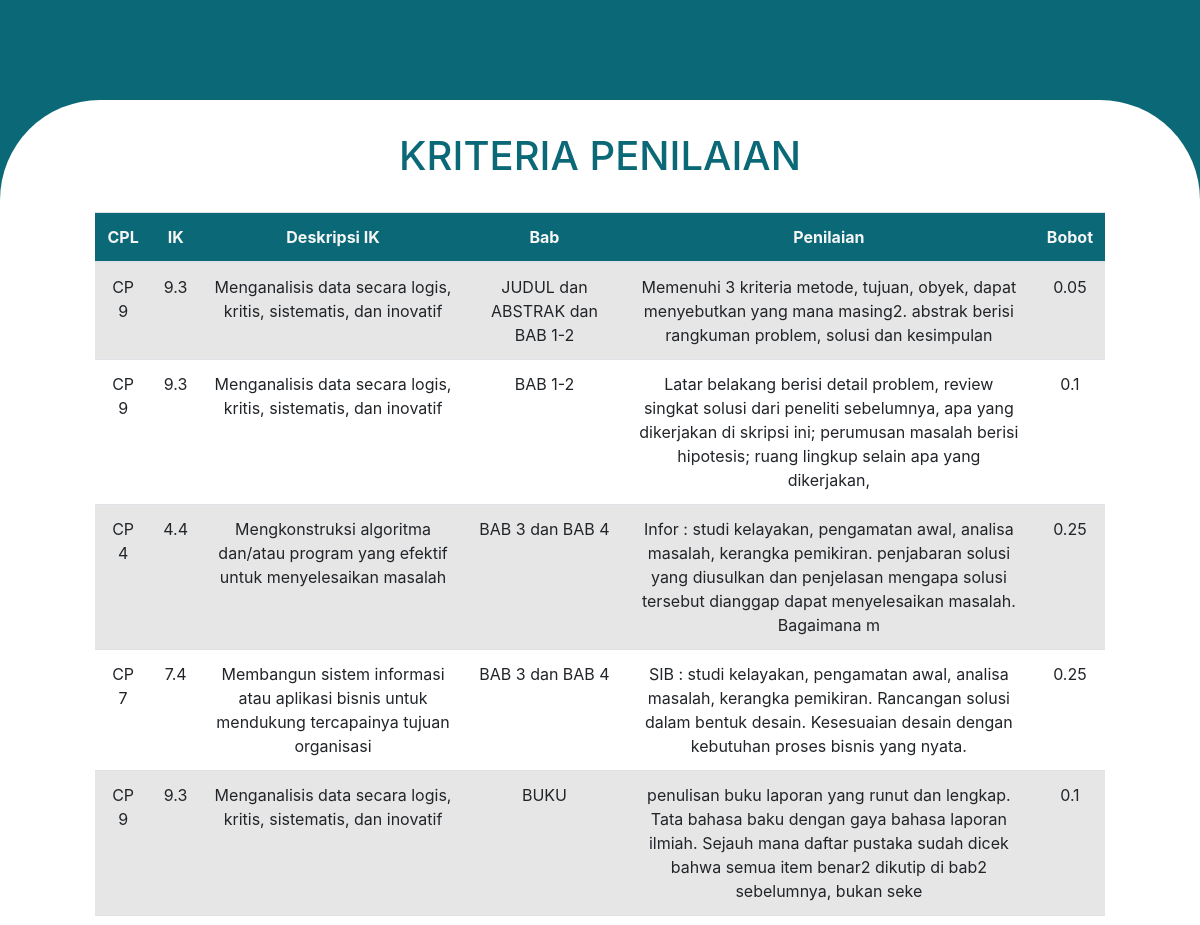
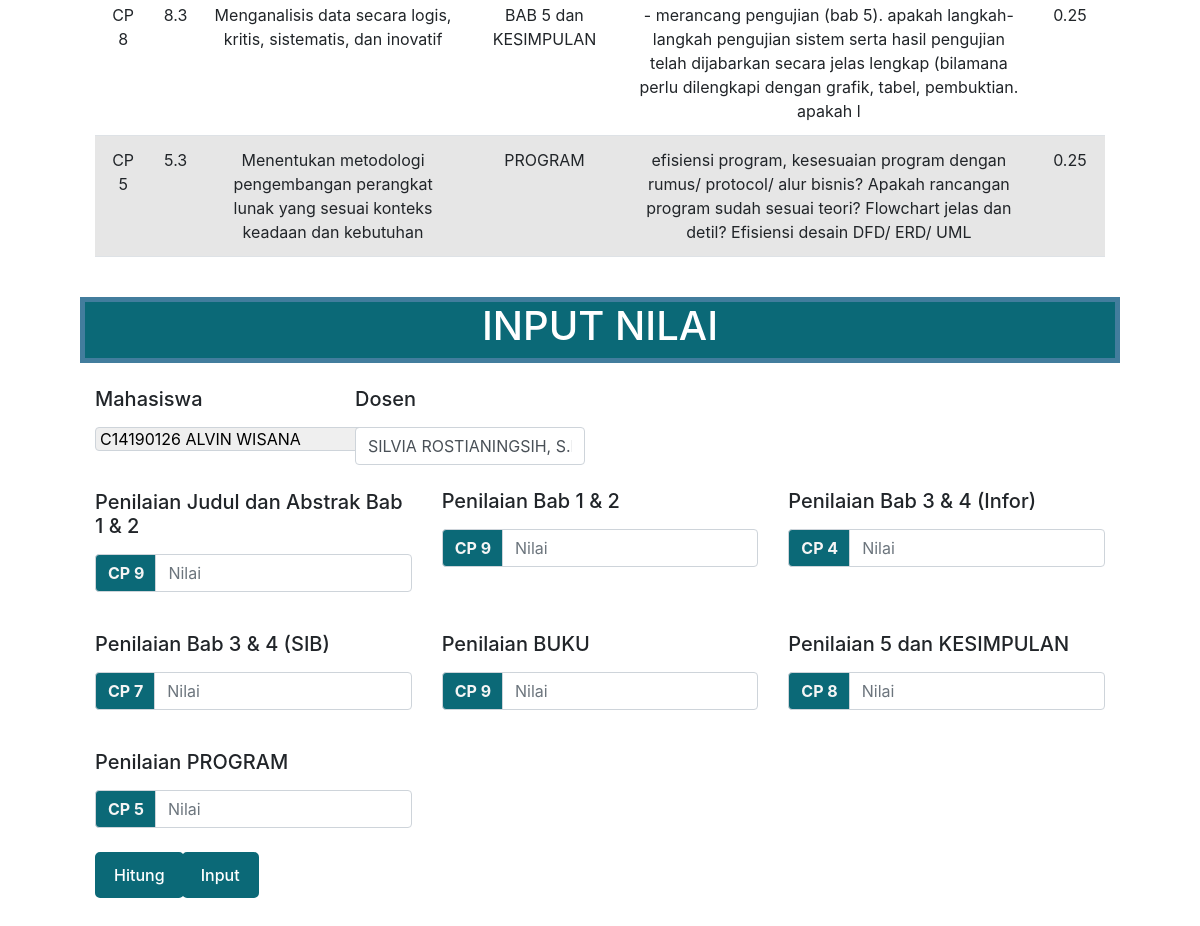
/input_penilaian.php, run on the app's committed database (2 pictures, top to bottom).
### tables this page shows
CREATE TABLE `kriteria_penilaian` (
  `id_kriteria` int(10) NOT NULL,
  `cpl` varchar(10) NOT NULL,
  `ik` float NOT NULL,
  `deskripsi_ik` varchar(200) NOT NULL,
  `bab` varchar(200) NOT NULL,
  `penilaian` varchar(200) NOT NULL,
  `bobot` float NOT NULL
);

### input_penilaian.php (the view, shortened to what this page needs)
<?php
include 'config.php';
$fetch_kriteria = "SELECT * FROM kriteria_penilaian";
$result_kriteria = mysqli_query($conn, $fetch_kriteria);
?>
<!DOCTYPE html>
<html lang="en">
<head>
    <link href="https://cdn.jsdelivr.net/npm/bootstrap@5.1.3/dist/css/bootstrap.min.css" rel="stylesheet">
    <link rel="stylesheet" href="https://cdn.jsdelivr.net/npm/bootstrap@4.1.3/dist/css/bootstrap.min.css">
    <link rel="stylesheet" href="https://cdn.jsdelivr.net/npm/bootstrap-select@1.13.14/dist/css/bootstrap-select.min.css">
</head>
<body style="background-color: #0B6977;">
    <div id="rectangle">
        <div class="container">
            <div class="row">
                <div class="col-lg-12">
                    <h1 style="text-align: center; color: #0B6977" class="text-uppercase">kriteria penilaian</h1>
                </div>
            </div>
            <div class="row mt-4">
                <div class="col-lg-12">
                    <div id="searchResult">
                        <table class="mx-auto table table-striped">
                            <thead style="background-color:#0B6977; color: whitesmoke; text-align: center;">
                                <tr>
                                    <th>CPL</th>
                                    <th>IK</th>
                                    <th>Deskripsi IK</th>
                                    <th>Bab</th>
                                    <th>Penilaian</th>
                                    <th>Bobot</th>
                                </tr>
                            </thead>
                            <tbody style="text-align: center;">
                                <?php if (mysqli_num_rows($result_kriteria) > 0): ?>
                                    <?php while($row = mysqli_fetch_assoc($result_kriteria)): ?>
                                    <tr>
                                        <td><?php echo $row['cpl'];?></td>
                                        <td><?php echo $row['ik'];?></td>
                                        <td><?php echo $row['deskripsi_ik'];?></td>
                                        <td><?php echo $row['bab'];?></td>
                                        <td><?php echo $row['penilaian'];?></td>
                                        <td><?php echo $row['bobot'];?></td>
                                    </tr>
                                    <?php endwhile ?>
                                <?php else: ?>
                                    <tr>
                                        <td colspan="9"><h4 style="color: #0B6977;">Tidak ada data.</h4></td>
                                    </tr>
                                <?php endif ?>
                            </tbody>
                        </table>
                    </div>
                </div>
            </div>
            <div class="row mt-4 mb-4">
                <div class="col-sm-12" style="background-color: #0B6977; border:5px solid #427D9D;">
                    <h1 style="text-align: center; color: #fff" class="text-uppercase">input nilai</h1>
                </div>
            </div>
            <form action="" method="post">
                <div class="row">
                    <div class="col-lg-3 mb-2">
                        <label for="nama_mhs"><h5>Mahasiswa</h5></label>
                        <select class="listMhs" aria-label="Default select example" name="nama_mhs" id="nama_mhs" data-live-search="true">
                            <?php
                                $dosen_penilai = "SILVIA ROSTIANINGSIH, S.Kom., M.MT.";
                                $sql = "SELECT * FROM data_mahasiswa WHERE team_penguji LIKE '%$dosen_penilai%'";
                                $result = mysqli_query($conn, $sql);
                                if (mysqli_num_rows($result) > 0){
                                    while ($row = mysqli_fetch_assoc($result)){
                                        echo '<option value="' . $row['mahasiswa'] . '">' . $row['mahasiswa'] . '</option>';
                                    }
                                }
                                else{
                                    echo "<option>Pilih Mahasiswa</option>";
                                }
                            ?>
                        </select>
                    </div>
                    <div class="col-lg-3 mb-2">
                        <label for="nama_mhs"><h5>Dosen</h5></label>
                        <input type="text" name="dosen_penilai" id="dosen_penilai" value="SILVIA ROSTIANINGSIH, S.Kom., M.MT." style="background-color: white;" class="form-control" placeholder="Dosen Penilai" readonly>
                    </div>
                    <div class="col-lg-3 mb-2">
                    </div>
                </div>
                <div class="row mt-3">
                    <div class="col-lg-4 mb-4" style="margin-top: 1px;">
                        <label for=""><h5>Penilaian Judul dan Abstrak Bab 1 & 2</h5></label>
                        <div class="input-group">
                            <div class="input-group-prepend">
                                <label class="input-group-text" style="background-color: #0B6977; color: whitesmoke; font-weight: 700;" for="judul_dan_abstrak">CP 9</label>
                            </div>
                            <input type="number" name="judul_dan_abstrak" id="judul_dan_abstrak" class="form-control" placeholder="Nilai" min="0">
                        </div>
                    </div>
                    <div class="col-lg-4">
                        <label for=""><h5>Penilaian Bab 1 & 2</h5></label>
                        <div class="input-group">
                            <div class="input-group-prepend">
                                <label class="input-group-text" style="background-color: #0B6977; color: whitesmoke; font-weight: 700;" for="bab_1_2">CP 9</label>
                            </div>
                            <input type="number" name="bab_1_2" id="bab_1_2" class="form-control" placeholder="Nilai" min="0">
                        </div>
                    </div>
                    <div class="col-lg-4">
                        <label for=""><h5>Penilaian Bab 3 & 4 (Infor)</h5></label>
                        <div class="input-group">
                            <div class="input-group-prepend">
                                <label class="input-group-text" style="background-color: #0B6977; color: whitesmoke; font-weight: 700;" for="bab_3_4_infor">CP 4</label>
                            </div>
                            <input type="number" name="bab_3_4_infor" id="bab_3_4_infor" class="form-control" placeholder="Nilai" min="0">
                        </div>
                    </div>
                </div>
                <div class="row mt-3">
                    <div class="col-lg-4 mb-4">
                        <label for=""><h5>Penilaian Bab 3 & 4 (SIB)</h5></label>
                        <div class="input-group">
                            <div class="input-group-prepend">
                                <label class="input-group-text" style="background-color: #0B6977; color: whitesmoke; font-weight: 700;" for="bab_3_4_sib">CP 7</label>
                            </div>
                            <input type="number" name="bab_3_4_sib" id="bab_3_4_sib" class="form-control" placeholder="Nilai" min="0">
                        </div>
                    </div>
                    <div class="col-lg-4">
                        <label for=""><h5>Penilaian BUKU</h5></label>
                        <div class="input-group">
                            <div class="input-group-prepend">
                                <label class="input-group-text" style="background-color: #0B6977; color: whitesmoke; font-weight: 700;" for="buku">CP 9</label>
                            </div>
                            <input type="number" name="buku" id="buku" class="form-control" placeholder="Nilai" min="0">
                        </div>
                    </div>
                    <div class="col-lg-4">
                        <label for=""><h5>Penilaian 5 dan KESIMPULAN</h5></label>
                        <div class="input-group">
                            <div class="input-group-prepend">
                                <label class="input-group-text" style="background-color: #0B6977; color: whitesmoke; font-weight: 700;" for="bab_5_kesimpulan">CP 8</label>
                            </div>
                            <input type="number" name="bab_5_kesimpulan" id="bab_5_kesimpulan" class="form-control" placeholder="Nilai" min="0">
                        </div>
                    </div>
                </div>
                <div class="row mt-3">
                    <div class="col-lg-4">
                        <label for=""><h5>Penilaian PROGRAM</h5></label>
                        <div class="input-group">
                            <div class="input-group-prepend">
                                <label class="input-group-text" style="background-color: #0B6977; color: whitesmoke; font-weight: 700;" for="program">CP 5</label>
                            </div>
                            <input type="number" name="program" id="program" class="form-control" placeholder="Nilai" min="0">
                        </div>
                    </div>
                </div>
                <div class="row mt-4">
                    <div class="col-lg-1">
                        <button type="button" class="btn btn-outline-ocean" name="hitung" id="hitung">Hitung</button>
                    </div>
                    <div class="col-lg-4">
                        <button type="submit" class="btn btn-outline-ocean" name="input" id="input">Input</button>
                    </div>
                </div>
            </form>
        </div>
    </div>
</body>
</html>

### input_penilaian.php (style rules this page uses)
#rectangle { width: 100%; height: 100%; flex-shrink: 0; border-radius: 6.25rem 6.25rem 0rem 0rem; background: white; margin-top:100px; margin-bottom: 0px; padding-left: 5rem; padding-right: 5rem; padding-top: 2rem; padding-bottom: 2rem; }
.btn.btn-outline-ocean { color: #fff; background-color: #0B6977; border: 3px solid #0B6977; padding: 8px 16px; font-weight: 500; border-radius: 5px; text-decoration: none; display: inline-block; font-size: 16px; text-align: center; cursor: pointer; transition: background-color 0.3s, color 0.3s, border-color 0.3s; }
.listMhs { border: 1px solid #ced4da; border-radius: 0.25rem; }

### data on the page
kriteria_penilaian: cpl "CP 9", ik "9.3", deskripsi_ik "Menganalisis data secara logis, kritis, sistematis, dan inovatif", bab "JUDUL dan ABSTRAK dan BAB 1-2", penilaian "Memenuhi 3 kriteria metode, tujuan, obyek, dapat menyebutkan yang mana masing2. abstrak berisi rangkuman problem, solusi dan kesimpulan", bobot "0.05"
kriteria_penilaian: cpl "CP 9", ik "9.3", deskripsi_ik "Menganalisis data secara logis, kritis, sistematis, dan inovatif", bab "BAB 1-2", penilaian "Latar belakang berisi detail problem, review singkat solusi dari peneliti sebelumnya, apa yang dikerjakan di skripsi ini; perumusan masalah berisi hipotesis; ruang lingkup selain apa yang dikerjakan,", bobot "0.1"
kriteria_penilaian: cpl "CP 4", ik "4.4", deskripsi_ik "Mengkonstruksi algoritma dan/atau program yang efektif untuk menyelesaikan masalah", bab "BAB 3 dan BAB 4", penilaian "Infor : studi kelayakan, pengamatan awal, analisa masalah, kerangka pemikiran. penjabaran solusi yang diusulkan dan penjelasan mengapa solusi tersebut dianggap dapat menyelesaikan masalah. Bagaimana m", bobot "0.25"
kriteria_penilaian: cpl "CP 7", ik "7.4", deskripsi_ik "Membangun sistem informasi atau aplikasi bisnis untuk mendukung tercapainya tujuan organisasi", bab "BAB 3 dan BAB 4", penilaian "SIB : studi kelayakan, pengamatan awal, analisa masalah, kerangka pemikiran. Rancangan solusi dalam bentuk desain. Kesesuaian desain dengan kebutuhan proses bisnis yang nyata.", bobot "0.25"
kriteria_penilaian: cpl "CP 9", ik "9.3", deskripsi_ik "Menganalisis data secara logis, kritis, sistematis, dan inovatif", bab "BUKU", penilaian "penulisan buku laporan yang runut dan lengkap. Tata bahasa baku dengan gaya bahasa laporan ilmiah. Sejauh mana daftar pustaka sudah dicek bahwa semua item benar2 dikutip di bab2 sebelumnya, bukan seke", bobot "0.1"
kriteria_penilaian: cpl "CP 8", ik "8.3", deskripsi_ik "Menganalisis data secara logis, kritis, sistematis, dan inovatif", bab "BAB 5 dan KESIMPULAN", penilaian "- merancang pengujian (bab 5). apakah langkah-langkah pengujian sistem serta hasil pengujian telah dijabarkan secara jelas lengkap (bilamana perlu dilengkapi dengan grafik, tabel, pembuktian. apakah l", bobot "0.25"
kriteria_penilaian: cpl "CP 5", ik "5.3", deskripsi_ik "Menentukan metodologi pengembangan perangkat lunak yang sesuai konteks keadaan dan kebutuhan", bab "PROGRAM", penilaian "efisiensi program, kesesuaian program dengan rumus/ protocol/ alur bisnis? Apakah rancangan program sudah sesuai teori? Flowchart jelas dan detil? Efisiensi desain DFD/ ERD/ UML", bobot "0.25"

### other printed values
form field nama_mhs "C14190126 ALVIN WISANA"
